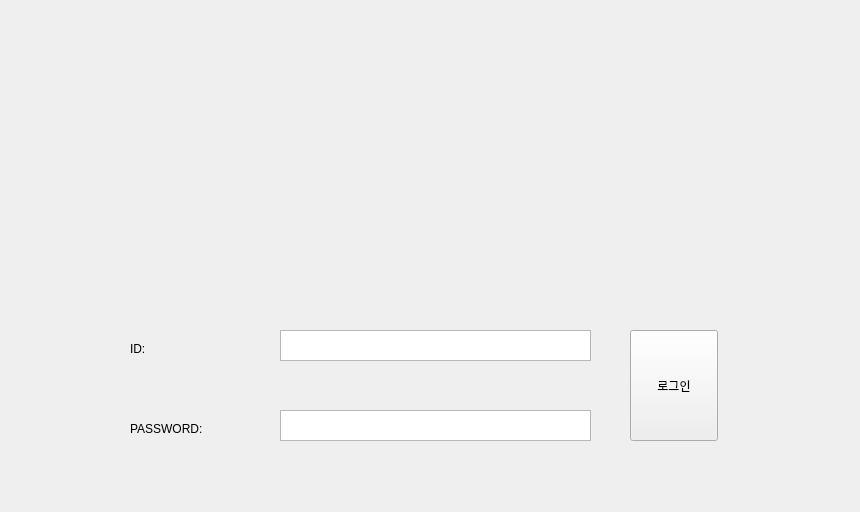
<?xml version="1.0" encoding="UTF-8"?>
<ui version="4.0">
 <class>Tab4AdminLogin</class>
 <widget class="QWidget" name="Tab4AdminLogin">
  <property name="geometry">
   <rect>
    <x>0</x>
    <y>0</y>
    <width>860</width>
    <height>512</height>
   </rect>
  </property>
  <property name="windowTitle">
   <string>Form</string>
  </property>
  <widget class="QPlainTextEdit" name="pPT_ID">
   <property name="geometry">
    <rect>
     <x>280</x>
     <y>330</y>
     <width>311</width>
     <height>31</height>
    </rect>
   </property>
  </widget>
  <widget class="QPlainTextEdit" name="pPT_PWD">
   <property name="geometry">
    <rect>
     <x>280</x>
     <y>410</y>
     <width>311</width>
     <height>31</height>
    </rect>
   </property>
  </widget>
  <widget class="QLabel" name="label">
   <property name="geometry">
    <rect>
     <x>130</x>
     <y>340</y>
     <width>66</width>
     <height>18</height>
    </rect>
   </property>
   <property name="text">
    <string>ID:</string>
   </property>
  </widget>
  <widget class="QLabel" name="label_2">
   <property name="geometry">
    <rect>
     <x>130</x>
     <y>420</y>
     <width>91</width>
     <height>18</height>
    </rect>
   </property>
   <property name="text">
    <string>PASSWORD:</string>
   </property>
  </widget>
  <widget class="QLabel" name="label_3">
   <property name="geometry">
    <rect>
     <x>570</x>
     <y>60</y>
     <width>241</width>
     <height>211</height>
    </rect>
   </property>
   <property name="text">
    <string/>
   </property>
   <property name="pixmap">
    <pixmap>:/STF_Images/STF_Images/STF_Logo.png</pixmap>
   </property>
   <property name="scaledContents">
    <bool>true</bool>
   </property>
  </widget>
  <widget class="QLabel" name="label_4">
   <property name="geometry">
    <rect>
     <x>40</x>
     <y>110</y>
     <width>471</width>
     <height>141</height>
    </rect>
   </property>
   <property name="text">
    <string/>
   </property>
   <property name="pixmap">
    <pixmap resource="../STF_Image.qrc">:/STF_Images/STF_Title.png</pixmap>
   </property>
   <property name="scaledContents">
    <bool>true</bool>
   </property>
  </widget>
  <widget class="QPushButton" name="pPB_Admin_Login">
   <property name="geometry">
    <rect>
     <x>630</x>
     <y>330</y>
     <width>88</width>
     <height>111</height>
    </rect>
   </property>
   <property name="text">
    <string>로그인</string>
   </property>
  </widget>
 </widget>
 <resources>
  <include location="../STF_Image.qrc"/>
 </resources>
 <connections/>
</ui>
